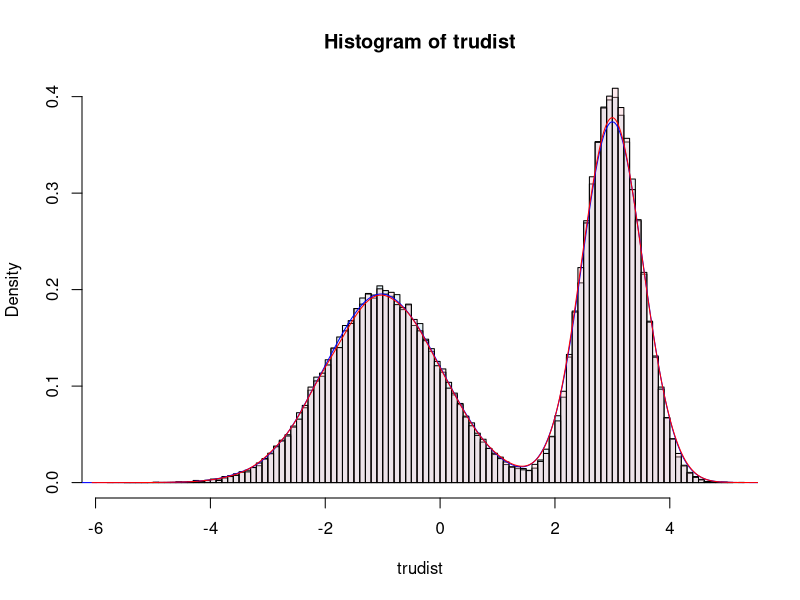

The R source for this figure:
samples <- 100000
trudist <- numeric(samples)
for(i in 1:samples){
  p <- runif(1, 0, 1)
  if(p<0.5){
    trudist[i] <- rnorm(1, -1, 1)
  }
  else{
    trudist[i] <- rnorm(1, 3, 0.5)
  }
}
traditional <- hist(trudist, breaks=100, plot=FALSE)

pdf <- function(x){
  return(0.5*dnorm(x, mean=-1, sd=1) + 0.5*dnorm(x, mean=3, sd=0.5))
}
slice_sampler <- function(samples){
  x0 <- -0.5  # Average of the modes of the individual distribution
  w <- 1
  x <- numeric(samples)
  for(i in 1:samples){ 
    u <- runif(1, 0, pdf(x0))
    u_prime <- runif(1, 0, 1 )
    xmin <- x0 - u_prime*w
    xmax <- xmin + w
    while(u < pdf(xmin)){
      xmin <- xmin - w
    }
    while(u < pdf(xmax)){
      xmax <- xmax + w
    }
    while(TRUE){
      u_prime <- runif(1,0,1)
      x_new <- xmin + u_prime*(xmax - xmin)
      if(u < pdf(x_new)){
        x0 <- x_new
        x[i] <- x0
        break
      }
      if(x_new < x0){
        xmin <- x_new
      }
      else{
        xmax <- x_new
      }
    }
  }
  return(x)
}

x <- slice_sampler(samples)
chain <- x[1001:samples]
num_samples <- length(chain)
MCMC <- hist(chain, breaks =100, plot=FALSE )
c1 <- rgb(173,216,230,max = 255, alpha = 80, names = "lt.blue")
c2 <- rgb(255,192,203, max = 255, alpha = 80, names = "lt.pink")
plot(traditional, freq = FALSE, col = c1)
plot(MCMC, freq = FALSE, col = c2, add = TRUE)
lines(density(trudist), col='blue')
lines(density(chain), col='red')
b1 <- 3
p1 <- which(trudist < b1)
print(length(p1)/num_samples)

